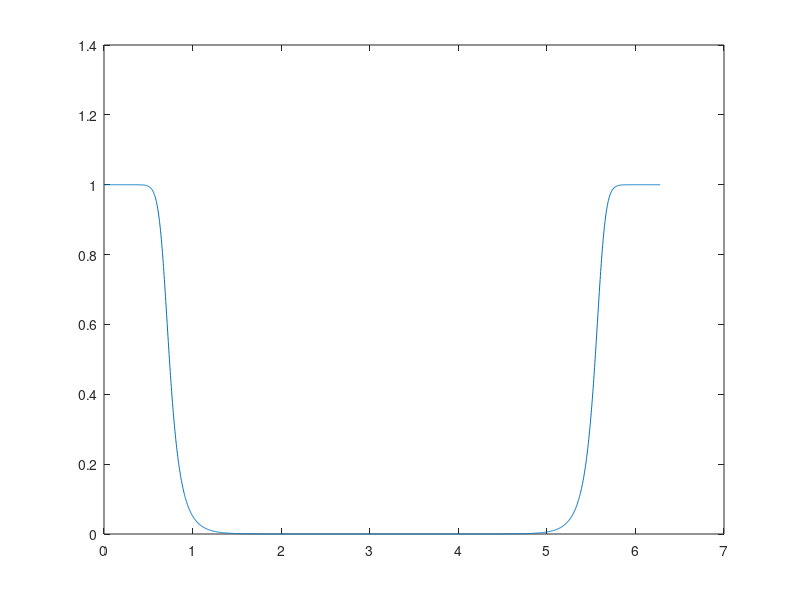
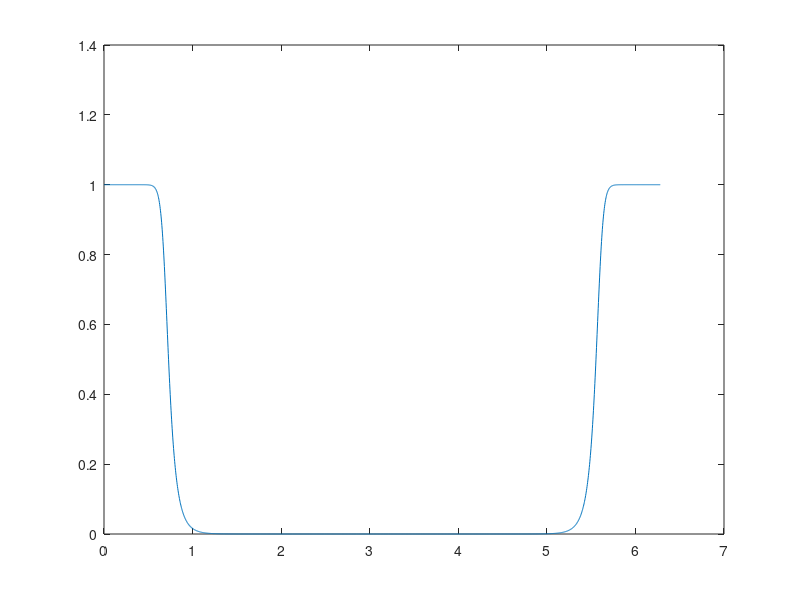
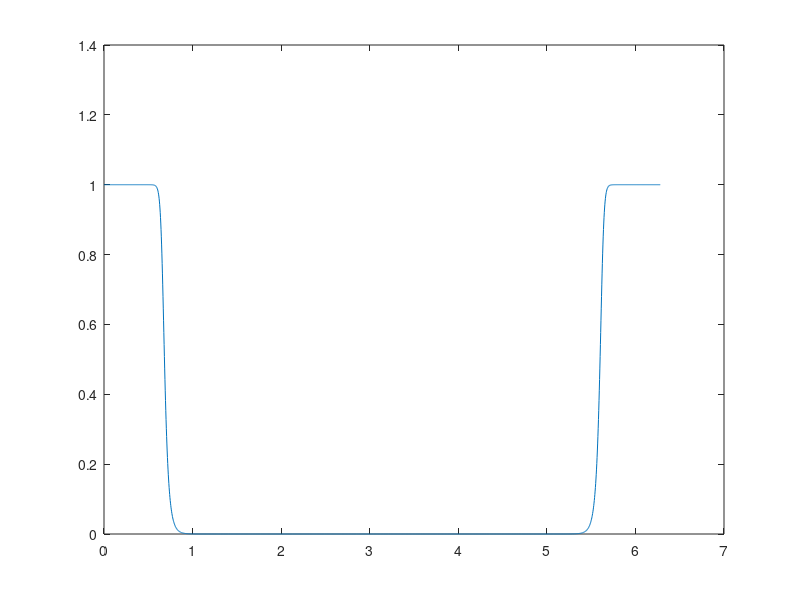

The MATLAB script that drew these images, in order:
[N0,Wn0]=buttord(.2,.4,1,40);
[N1,Wn1]=buttord(.2,.4,.5,60);
[N2,Wn2]=buttord(.2,.3,.5,60);

[b0,a0]=butter(N0,Wn0,'low');
[b1,a1]=butter(N1,Wn1,'low');
[b2,a2]=butter(N2,Wn2,'low');

[H0,w0]=freqz(b0,a0,2000,'whole');
[H1,w1]=freqz(b1,a1,2000,'whole');
[H2,w2]=freqz(b2,a2,2000,'whole');

figure(1);
plot(w0,abs(H0));
figure(2);
plot(w1,abs(H1));
figure(3);
plot(w2,abs(H2));